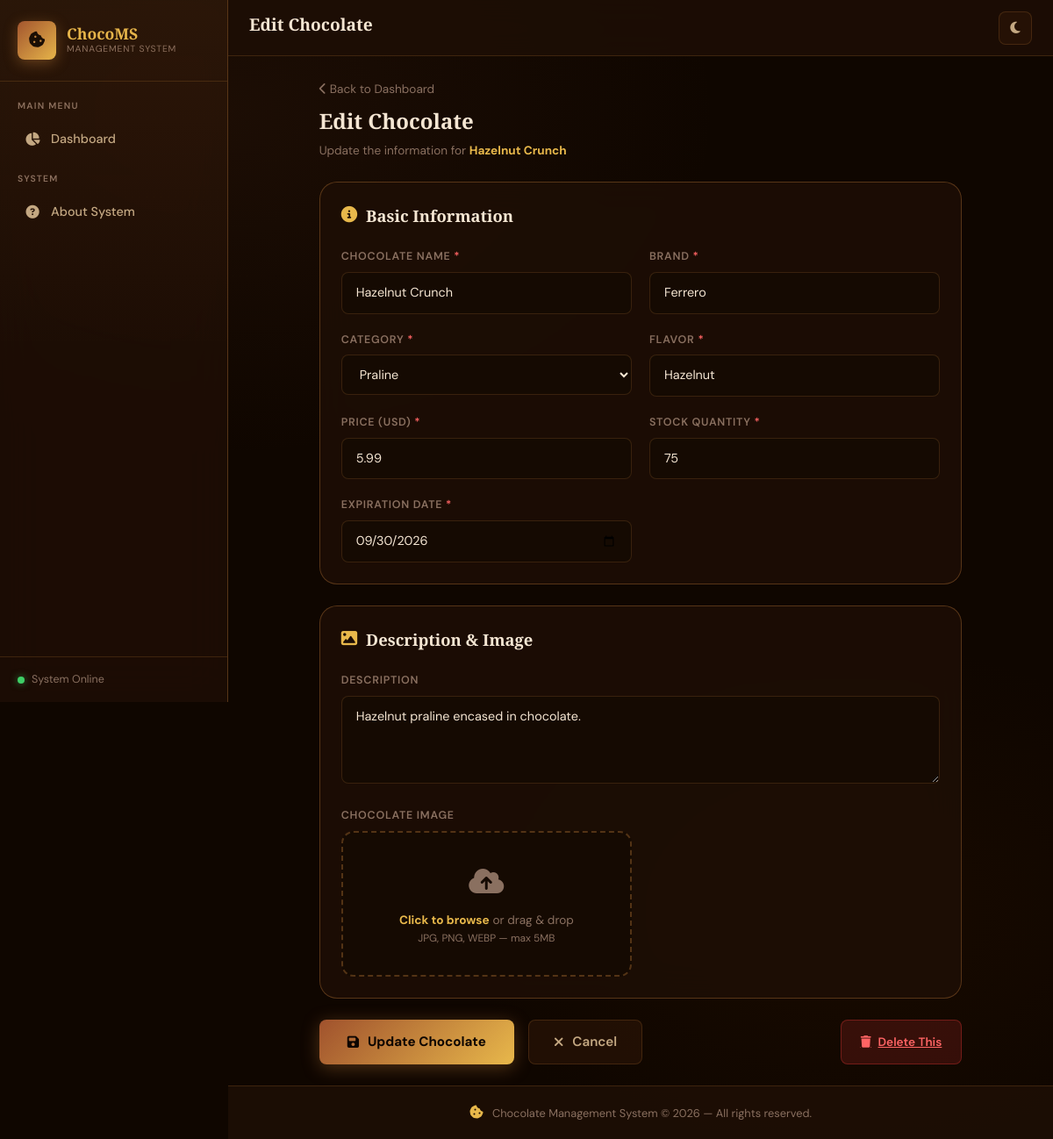
The page /edit.php?id=3 on the database its author committed.
### tables this page shows
CREATE TABLE `chocolates` (
    `id`              INT(11)        NOT NULL AUTO_INCREMENT,
    `name`            VARCHAR(150)   NOT NULL,
    `brand`           VARCHAR(100)   NOT NULL,
    `category`        VARCHAR(100)   NOT NULL,
    `flavor`          VARCHAR(100)   NOT NULL,
    `price`           DECIMAL(10,2)  NOT NULL DEFAULT 0.00,
    `quantity`        INT(11)        NOT NULL DEFAULT 0,
    `expiration_date` DATE           NOT NULL,
    `description`     TEXT,
    `image`           VARCHAR(255)   DEFAULT NULL,
    `date_added`      TIMESTAMP      NOT NULL DEFAULT CURRENT_TIMESTAMP,
    PRIMARY KEY (`id`)
);

### edit.php (the view, shortened to what this page needs)
<?php
require_once 'db.php';
$id = isset($_GET['id']) ? (int)$_GET['id'] : 0;
$stmt = $conn->prepare("SELECT * FROM chocolates WHERE id = ?");
$stmt->bind_param('i', $id);
$stmt->execute();
$result = $stmt->get_result();
$ch = $result->fetch_assoc();
require_once 'components/header.php';
?>
<div class="row justify-content-center">
    <div class="col-12 col-xl-10">
        <div class="d-flex align-items-center gap-3 mb-2">
            <a href="index.php" style="color:var(--text-muted);text-decoration:none;font-size:.85rem;">
                <i class="fa-solid fa-chevron-left"></i> Back to Dashboard
            </a>
        </div>
        <div class="section-heading">Edit Chocolate</div>
        <div class="section-sub">Update the information for <strong style="color:var(--gold)"><?= htmlspecialchars($ch['name']) ?></strong></div>
        <form method="POST" enctype="multipart/form-data" novalidate>
            <div class="glass-card">
                <div class="card-title mb-4"><i class="fa-solid fa-circle-info"></i> Basic Information</div>
                <div class="form-grid">
                    <div class="field-wrap">
                        <label class="field-label" for="name">Chocolate Name <span style="color:#ff6464">*</span></label>
                        <input type="text" id="name" name="name" class="field-input"
                               value="<?= htmlspecialchars($ch['name']) ?>" required>
                    </div>
                    <div class="field-wrap">
                        <label class="field-label" for="brand">Brand <span style="color:#ff6464">*</span></label>
                        <input type="text" id="brand" name="brand" class="field-input"
                               value="<?= htmlspecialchars($ch['brand']) ?>" required>
                    </div>
                    <div class="field-wrap">
                        <label class="field-label" for="category">Category <span style="color:#ff6464">*</span></label>
                        <select id="category" name="category" class="field-select">
                            <?php
                            $categories = ['Dark Chocolate','Milk Chocolate','White Chocolate','Praline',
                                           'Caramel Chocolate','Nut Chocolate','Fruit Chocolate','Mint Chocolate','Other'];
                            foreach ($categories as $c):
                                $sel = ($ch['category'] === $c) ? 'selected' : '';
                            ?>
                            <option value="<?= $c ?>" <?= $sel ?>><?= $c ?></option>
                            <?php endforeach; ?>
                        </select>
                    </div>
                    <div class="field-wrap">
                        <label class="field-label" for="flavor">Flavor <span style="color:#ff6464">*</span></label>
                        <input type="text" id="flavor" name="flavor" class="field-input"
                               value="<?= htmlspecialchars($ch['flavor']) ?>" required>
                    </div>
                    <div class="field-wrap">
                        <label class="field-label" for="price">Price (USD) <span style="color:#ff6464">*</span></label>
                        <input type="number" id="price" name="price" step="0.01" min="0" class="field-input"
                               value="<?= htmlspecialchars($ch['price']) ?>" required>
                    </div>
                    <div class="field-wrap">
                        <label class="field-label" for="quantity">Stock Quantity <span style="color:#ff6464">*</span></label>
                        <input type="number" id="quantity" name="quantity" min="0" class="field-input"
                               value="<?= htmlspecialchars($ch['quantity']) ?>" required>
                    </div>
                    <div class="field-wrap">
                        <label class="field-label" for="expiration_date">Expiration Date <span style="color:#ff6464">*</span></label>
                        <input type="date" id="expiration_date" name="expiration_date" class="field-input"
                               value="<?= htmlspecialchars($ch['expiration_date']) ?>" required>
                    </div>
                </div>
            </div>
            <div class="glass-card">
                <div class="card-title mb-4"><i class="fa-solid fa-image"></i> Description & Image</div>
                <div class="form-grid">
                    <div class="field-wrap" style="grid-column:1/-1">
                        <label class="field-label" for="description">Description</label>
                        <textarea id="description" name="description" class="field-textarea"><?= htmlspecialchars($ch['description'] ?? '') ?></textarea>
                    </div>
                    <div class="field-wrap">
                        <label class="field-label">Chocolate Image</label>
                        <div class="upload-zone">
                            <div class="upload-icon"><i class="fa-solid fa-cloud-arrow-up"></i></div>
                            <div class="upload-text"><strong>Click to browse</strong> or drag & drop<br><small>JPG, PNG, WEBP — max 5MB</small></div>
                        </div>
                    </div>
                </div>
            </div>
            <div class="d-flex gap-3 mb-4 flex-wrap">
                <button type="submit" class="btn-submit">
                    <i class="fa-solid fa-floppy-disk"></i> Update Chocolate
                </button>
                <a href="index.php" class="btn-cancel">
                    <i class="fa-solid fa-xmark"></i> Cancel
                </a>
                <a href="#" class="btn-danger ms-auto delete-btn"
                   data-href="delete.php?id=<?= $id ?>"
                   data-name="<?= htmlspecialchars($ch['name']) ?>">
                    <i class="fa-solid fa-trash"></i> Delete This
                </a>
            </div>
        </form>
    </div>
</div>
<?php require_once 'components/footer.php'; ?>

### rows shown on the page
chocolates: name "Hazelnut Crunch", brand "Ferrero", flavor "Hazelnut", price "5.99", quantity "75", expiration_date "09/30/2026", description "Hazelnut praline encased in chocolate."

### other values the page prints
$pageTitle "Edit Chocolate"
form field category "Praline"
